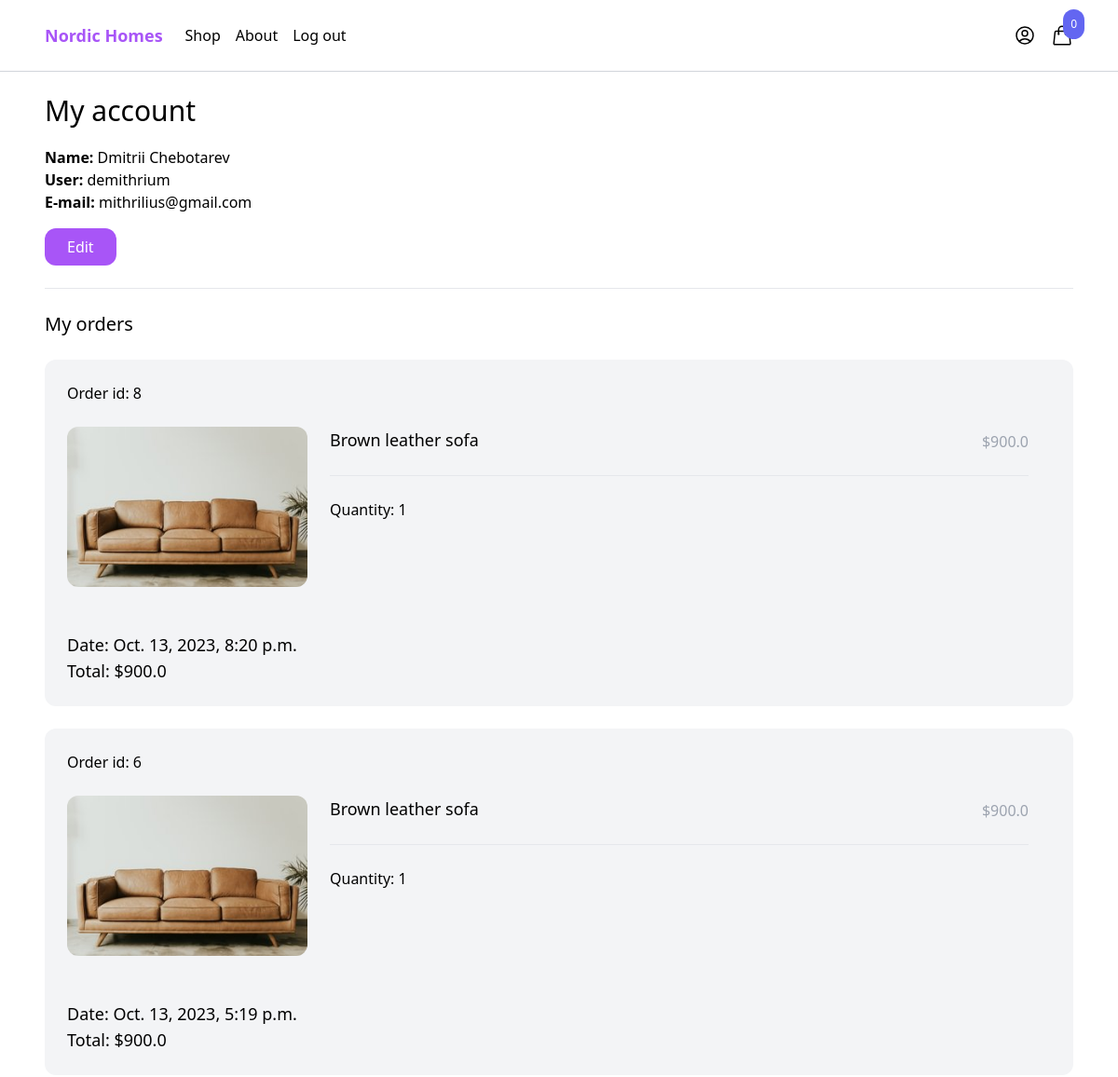
Page /myaccount/ (signed in, upper part) on the earlier database version.
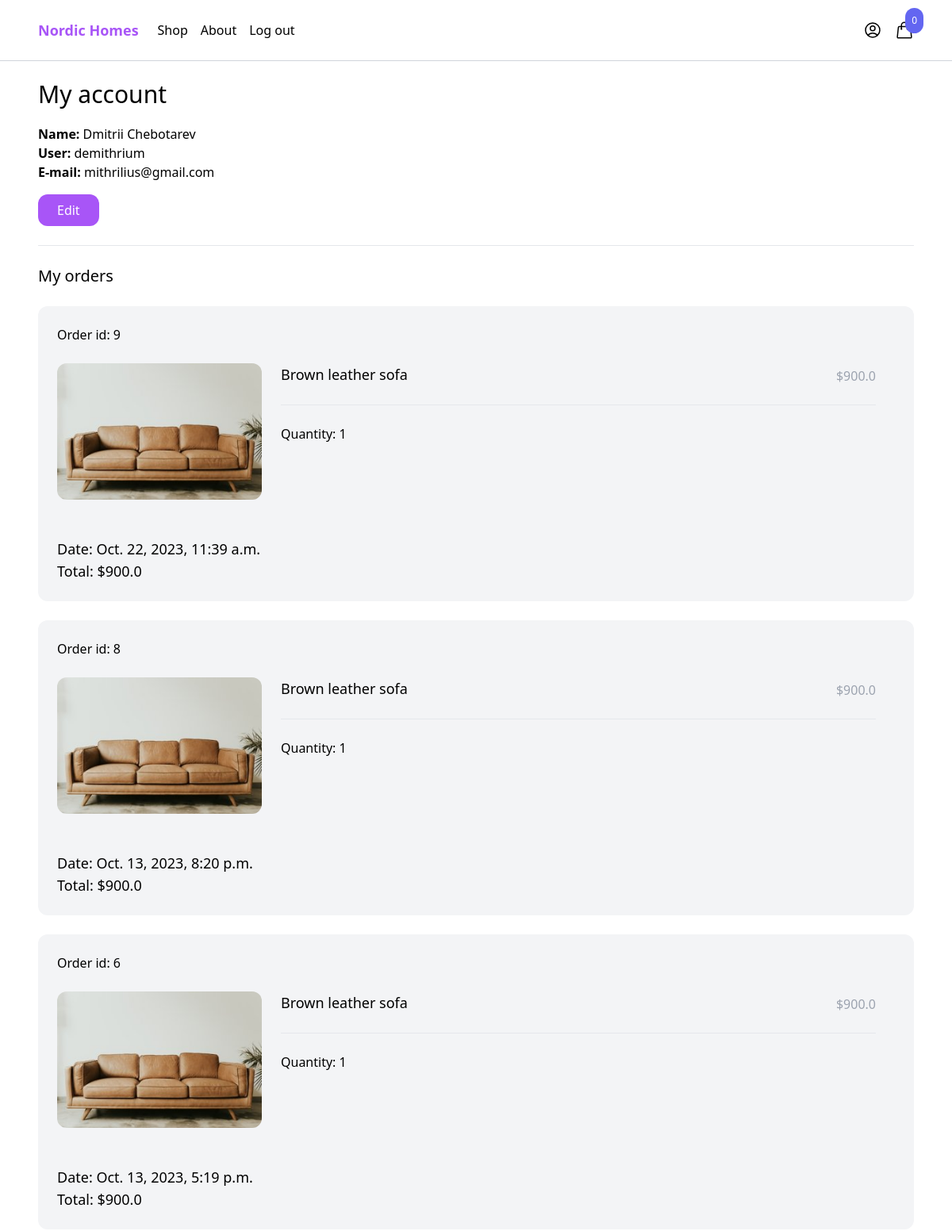
Same page on the later database version.
### order/models.py (models this page shows)
class Order(models.Model):
    ORDERED = 'ordered'
    SHIPPED = 'shipped'
    STATUS_CHOICES = (
        (ORDERED, 'Ordered'),
        (SHIPPED, 'Shipped'),
    )
    user = models.ForeignKey(User, related_name='orders', blank=True, null=True, on_delete=models.CASCADE)
    first_name = models.CharField(max_length=255)
    last_name = models.CharField(max_length=255)
    email = models.EmailField(max_length=255)
    address = models.CharField(max_length=255)
    zipcode = models.CharField(max_length=255)
    place = models.CharField(max_length=255)
    phone = models.CharField(max_length=255)
    created_at = models.DateTimeField(auto_now_add=True)
    paid = models.BooleanField(default=False)
    paid_amount = models.IntegerField(blank=True, null=True)
    status = models.CharField(max_length=20, choices=STATUS_CHOICES, default=ORDERED)
    class Meta:
        ordering = ('-created_at',)
    def get_total_price(self):
        if self.paid_amount:
            return self.paid_amount / 100
        return 0

class OrderItem(models.Model):
    order = models.ForeignKey(Order, related_name='items', on_delete=models.CASCADE)
    product = models.ForeignKey(Product, related_name='items', on_delete=models.CASCADE)
    price = models.IntegerField()
    quantity = models.IntegerField(default=1)
    def get_total_price(self):
        return self.price / 100

### product/models.py (models this page shows, shortened)
class Product(models.Model):
    category = models.ForeignKey(Category, related_name='product', on_delete=models.CASCADE)
    name = models.CharField(max_length=255)
    slug = models.SlugField()
    description = models.TextField(blank=True, null=True)
    price = models.IntegerField()
    created_at = models.DateTimeField(auto_now_add=True)
    image = models.ImageField(upload_to='uploads/', blank=True, null=True)
    thumbnail = models.ImageField(upload_to='uploads/', blank=True, null=True)
    class Meta:
        ordering = ('-created_at',)
    def get_thumbnail(self):
        if self.thumbnail:
            return self.thumbnail.url

### core/views.py (the view)
# urls.py: path('myaccount/', myaccount, name='myaccount'),
@login_required
def myaccount(request):
    return render(request, 'core/myaccount.html')

### cart/cart.py (called while the page is built)
    def __len__(self):
        return sum(item['quantity'] for item in self.cart.values())

### cart/context_processors.py (called while the page is built)
def cart(request):
    return {'cart': Cart(request)}

### core/templates/core/myaccount.html (shortened to what this page needs)
{% extends 'core/base.html' %}
{% block content %}
<div class="max-w-6xl mx-auto p-6">
    <h1 class="mb-5 text-3xl">My account</h1>
    <div class="mb-6">
        <strong>Name: </strong>{{ request.user.get_full_name }} <br>
        <strong>User: </strong>{{ request.user.username }} <br>
        <strong>E-mail: </strong>{{ request.user.email }} <br>
        <a href="{% url 'edit_myaccount'%}" class="inline-block mt-4 py-2 px-6 rounded-xl text-white bg-purple-500">Edit</a>
    </div>
    <hr>
    <h2 class="my-6 text-xl">My orders</h2>
    {% for order in request.user.orders.all %}
        <div class="w-full mb-6 p-6 flex flex-wrap bg-gray-100 rounded-xl">
            <div class="mb-6 flex justify-between">
                <a href="">Order id: {{ order.id }}</a>
            </div>
            <div class="mb-6 w-full">
                {% for item in order.items.all %}
                    <div class="product mb-6 flex pr-6">
                        <a href="#" class="w-1/4">
                            <img src="{{ item.product.get_thumbnail }}" alt="" class="hover:shadow-lg rounded-xl">
                        </a>
                        <div class="w-3/4 pl-6">
                            <div class="flex justify-between">
                                <a href="#" class="text-lg">{{ item.product.name }}</a>
                                <p class="mb-6 pt-1 text-gray-400">${{ item.get_total_price }}</p>
                            </div>
                            <hr>
                            <div class="mt-6">
                                Quantity: {{ item.quantity }}
                            </div>
                        </div>
                    </div>
                {% endfor %}
            </div>
            <div>
                <p class="text-lg">Date: {{ order.created_at }}</p>
                <p class="text-lg">Total: ${{ order.get_total_price }}</p>
            </div>
        </div>
    {% endfor %}
</div>
{% endblock %}

### core/templates/core/base.html (shortened to what this page needs)
<!doctype html>
<html lang="en" xmlns="http://www.w3.org/1999/html">
<head>
    <script src="https://cdn.tailwindcss.com"></script>
</head>
<body>
<nav class="border-b border-gray-300">
    <div class="max-w-6xl mx-auto py-2 px-6 xl:px-0 md:flex items-center justify-between">
        <div class="menu-left flex items-center space-x-6">
            <a href="{% url 'frontpage' %}" class="py-4 text-lg text-purple-500 font-semibold">Nordic Homes</a>
            <ul class="flex items-center space-x-4">
                <li><a href="{% url 'shop' %}">Shop</a></li>
                <li><a href="{% url 'about' %}"">About</a></li>
                {% if request.user.is_authenticated %}
                    <li><a href="{% url 'logout' %}">Log out</a></li>
                {% endif %}
            </ul>
        </div>
        <div class="menu-right flex items-center space-x-4">
            <a href="{% url 'myaccount' %}">
            </a>
            <div
                hx-get="{% url 'hx_menu_cart' %}"
                hx-trigger="update-menu-cart from:body"
                hx-swap="innerHTML"
            >
                {% include 'cart/partials/menu_cart.html' %}
            </div>
        </div>
    </div>
</nav>
<main>
    {% block content %}
    {% endblock %}
</main>
</body>
</html>

### cart/templates/cart/partials/menu_cart.html (shortened to what this page needs)
<a href="{% url 'cart' %}" id="menu-cart-button" class='relative'>
    <span class='p-2 absolute -top-4 -right-3 bg-indigo-500 text-white text-xs rounded-full'>{{ cart|length }}</span>
</a>

Differences in the rows shown:
added Order: id "9", created_at "Oct. 22, 2023, 11:39 a.m.", get_total_price "900.0"
added OrderItem: product.get_thumbnail (picture), product.name "Brown leather sofa", get_total_price "900.0", quantity "1", shown under "9"
